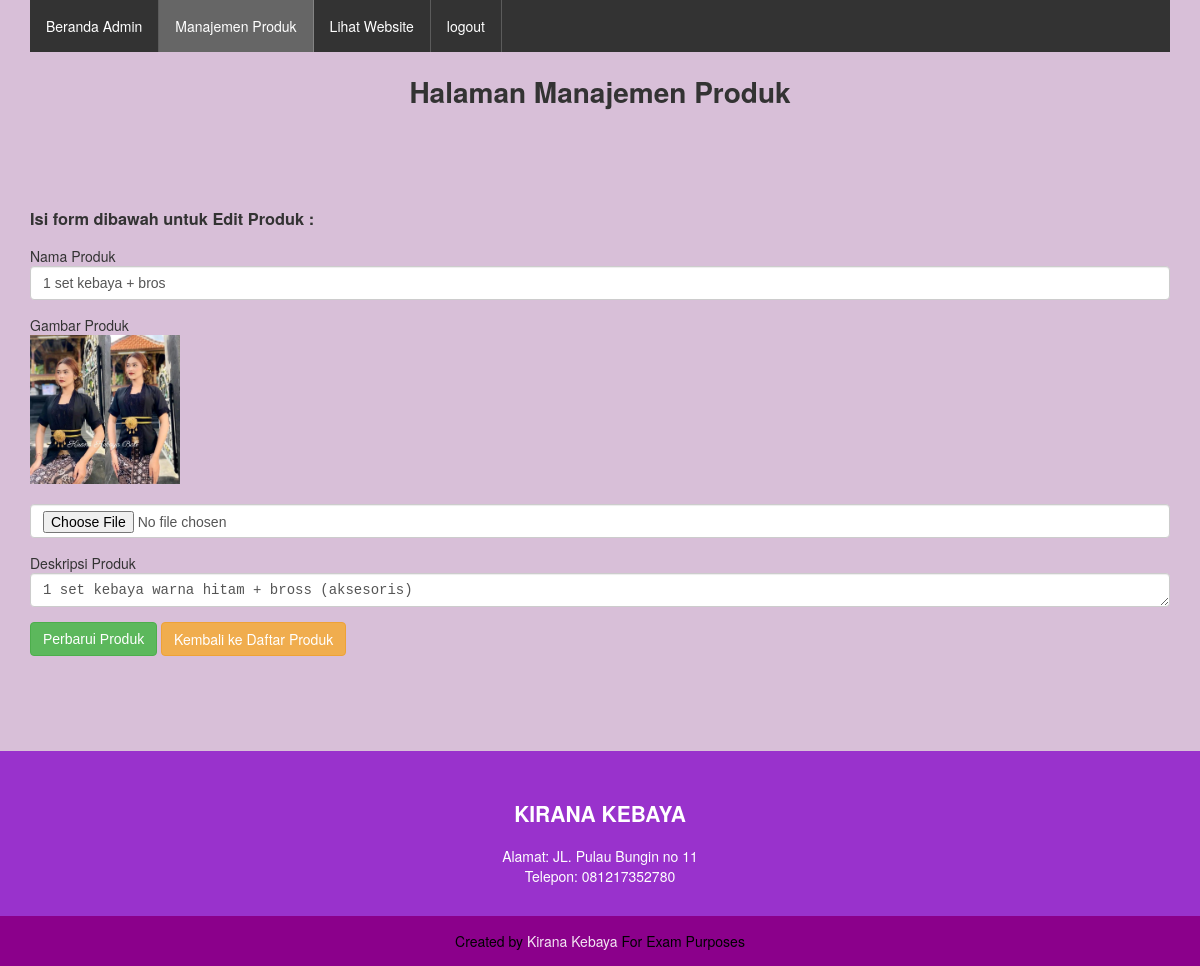
Screenshot of /admin/edit_produk.php?id=22 (signed in) with the database file from the repository.
### tables this page shows
CREATE TABLE `produk` (
  `id` int(11) NOT NULL,
  `nama` varchar(255) NOT NULL,
  `gambar` varchar(255) NOT NULL,
  `deskripsi` text NOT NULL
);

### admin/edit_produk.php (the view, shortened to what this page needs)
<?php
require_once "../configuration/database_connection.php";
$id = $_GET['id'];
$sql = "SELECT * FROM produk WHERE id=$id";
$result = $conn->query($sql);
$row = mysqli_fetch_array($result);
?>
<html>
<head>
    <link rel="stylesheet" type="text/css" href="../styles.css">
    <link rel="stylesheet" type="text/css" href="../plugins/fancybox/jquery.fancybox.css">
</head>
<body>
<div class="container">
    <div class="row">
        <div class="column-12">
            <ul class="daftar-menu">
                <li><a href="../admin">Beranda Admin</a></li>
                <li class="active"><a href="manajemen_produk.php">Manajemen Produk</a></li>
                <li><a href="../index.php" target="_blank">Lihat Website</a></li>
                <li><a href="process/logout.php">logout</a></li>
            </ul>
        </div>
    </div>
    <div class="row">
        <div class="column-12">
            <h1 align="center">Halaman Manajemen Produk</h1>
            <br/>
            <br/>
            <br/>
        </div>
        <div class="column-12">
            <h3>Isi form dibawah untuk Edit Produk :</h3>
            <form action="process/product_update.php?id=<?php echo $id ?>"
method="post" enctype="multipart/form-data">
                <div class="form-group">
                    <label>Nama Produk</label>
                    <input type="text" class="form-control" name="nama" value="<?php echo
$row['nama'] ?>" required>
                </div>
                <div class="form-group">
                    <label>Gambar Produk</label>
                    <br />
                    <img src="../images/<?php echo $row['gambar'] ?>" width="150">
                    <br />
                    <br />
                    <input type="file" class="form-control" name="gambar" value="<?php echo
$row['gambar'] ?>" required>
                </div>
                <div class="form-group">
                    <label>Deskripsi Produk</label>
                    <textarea class="form-control" name="deskripsi" required><?php echo
$row['deskripsi'] ?></textarea>
                </div>
                <div class="form-group">
                    <button type="submit" class="btn btn-success">Perbarui Produk</button>
                    <a href="manajemen_produk.php" class="btn btn-warning">Kembali ke Daftar Produk</a>
                </div>
            </form>
        </div>
    </div>
</div>
<div class="footer">
    <div class="container">
        <div class="row">
            <div class="column-12">
                <h2 align="center">KIRANA KEBAYA</h2>
                <div class="text-center">
                    Alamat: JL. Pulau Bungin no 11
                </div>
                <div class="text-center">
                    Telepon: 081217352780
                </div>
            </div>
        </div>
    </div>
</div>
<div class="footer-credit">
    <div class="container">
        <div class="row">
            <div class="column-12 text-center">
            Created by <a href="https://www.tiktok.com/@kiranakebayabali"
target="_blank">Kirana Kebaya</a> For Exam Purposes
        </div>
        </div>
    </div>
</div>
</body>
</html>

### styles.css (style rules this page uses)
html { font-family: sans-serif; -ms-text-size-adjust: 100%; -webkit-text-size-adjust: 100%; background-color: #ffff; }
body { margin: 0; background-color:#ffff; }
a { background-color: transparent; }
h1 { font-size: 2em; margin: 0,67em 0; }
* { -webkit-box-sizing: border-box; -moz-box-sizing: border-box; box-sizing: border-box; }
*:before, *:after { -webkit-box-sizing: border-box; -moz-box-sizing: border-box; box-sizing: border-box; }
html { font-size: 10px; -webkit-tap-higlight-color: rgba(0,0,0,0); }
body { font-family: "Helvetica Neue", Helvetica, Arial, sans-serif; font-size: 14px; line-height: 1. 42857143; color: #333333; background-color: #D8BFD8; }
.text-center { text-align: center; }
.container { padding-right: 15px; padding-left: 15px; margin-right: auto; margin-left:auto; width: 1170px; }
.row { margin-right: -15px; margin-left: -15px; }
.row:before, .row:after { display: table; content: " "; clear: both; }
.column-1, .column-2, .column-3, .column-4, .column-5, .column-6, .column-7, .column-8, .column-9, .column-10, .column-11, .column-12 { position: relative; min-height: 1px; padding-right: 15px; padding-left: 15px; }
.column-1, .column-2, .column-3, .column-4, .column-5, .column-6, .column-7, .column-8, .column-9, .column-10, .column-11, .column-12 { float: left; }
.column-12 { width: 100%; }
.daftar-menu { list-style-type: none; margin: 0 !important; padding:0; overflow: hidden; background-color: #333333; width: 100%; }
.daftar-menu li { float: left; }
.daftar-menu li a { display: block; color: white; text-align: center; padding: 16px; text-decoration: none; border-right: 1px solid rgba(255, 255, 255, 0.2); }
.footer { margin-top: 80px; background-color: #9932CC; padding-top: 30px; padding-bottom: 30px; color: white; }
.footer-credit { padding: 15px 0; background-color: #8B008B; color: rgb(0, 0, 0); }
.footer-credit a { color: rgba(255,255,255,0.9); text-decoration: none; }
ul.daftar-menu > li.active a { background-color: #666666 !important; }
.form-group { margin-bottom: 15px; }
.form-control { display: block; width: 100%; height: 34px; padding: 6px 12px; font-size: 14px; line-height: 1.42857143; color: #555; background-color: #fff; background-image: none; border: 1px solid #ccc; border-radius: 4px; -webkit-box-shadow: inset 0 1px 1px rgba(0, 0, 0, .075); box-shadow: inset 8 1px 1px rgba(0, 0, 0, .075); -webkit-transition: border-color ease-in-out 15s, -webkit-box-shadow ease-in-out .15s; -o-transition: border-color ease-in-out 15s, box-shadow ease-in-out 15s; transition: border-color ease-in-out.15s, box-shadow ease-in-out 155; }
.btn { display: inline-block; padding: 6px 12px; margin-bottom: 0; font-size: 14px; font-weight: normal; line-height: 1.42857143; text-align: center; white-space: nowrap; vertical-align: middle; -ms-touch-action: manipulation; touch-action: manipulation; cursor: pointer; -webkit-user-select: none; -moz-user-select: none; -ms-user-select: none; user-select: none; background-image: none; border: 1px solid transparent; border-radius: 4px; text-decoration: none; }
.btn-success { color: #fff; background-color: #5cb85c; border-color: #4cae4c; }
.btn-warning { color: #fff; background-color: #f0ad4e; border-color: #eea236; }

### rows the page displays
produk: nama "1 set kebaya + bros", gambar (picture), deskripsi "1 set kebaya warna hitam + bross (aksesoris)"
